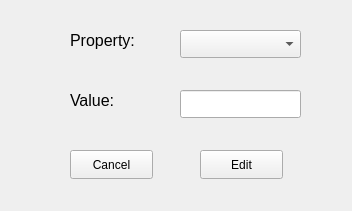
<?xml version="1.0" encoding="UTF-8"?>
<ui version="4.0">
 <class>Form</class>
 <widget class="QWidget" name="Form">
  <property name="geometry">
   <rect>
    <x>0</x>
    <y>0</y>
    <width>352</width>
    <height>211</height>
   </rect>
  </property>
  <property name="windowTitle">
   <string>Form</string>
  </property>
  <widget class="QComboBox" name="comboBox">
   <property name="geometry">
    <rect>
     <x>180</x>
     <y>30</y>
     <width>121</width>
     <height>28</height>
    </rect>
   </property>
  </widget>
  <widget class="QLabel" name="label">
   <property name="geometry">
    <rect>
     <x>70</x>
     <y>30</y>
     <width>81</width>
     <height>21</height>
    </rect>
   </property>
   <property name="font">
    <font>
     <pointsize>12</pointsize>
    </font>
   </property>
   <property name="text">
    <string>Property:</string>
   </property>
  </widget>
  <widget class="QLabel" name="label_2">
   <property name="geometry">
    <rect>
     <x>70</x>
     <y>90</y>
     <width>63</width>
     <height>21</height>
    </rect>
   </property>
   <property name="font">
    <font>
     <pointsize>12</pointsize>
    </font>
   </property>
   <property name="text">
    <string>Value:</string>
   </property>
  </widget>
  <widget class="QLineEdit" name="lineEdit">
   <property name="geometry">
    <rect>
     <x>180</x>
     <y>90</y>
     <width>121</width>
     <height>28</height>
    </rect>
   </property>
  </widget>
  <widget class="QPushButton" name="pushButton">
   <property name="geometry">
    <rect>
     <x>200</x>
     <y>150</y>
     <width>83</width>
     <height>29</height>
    </rect>
   </property>
   <property name="text">
    <string>Edit</string>
   </property>
  </widget>
  <widget class="QPushButton" name="pushButton_2">
   <property name="geometry">
    <rect>
     <x>70</x>
     <y>150</y>
     <width>83</width>
     <height>29</height>
    </rect>
   </property>
   <property name="text">
    <string>Cancel</string>
   </property>
  </widget>
 </widget>
 <resources/>
 <connections/>
</ui>
